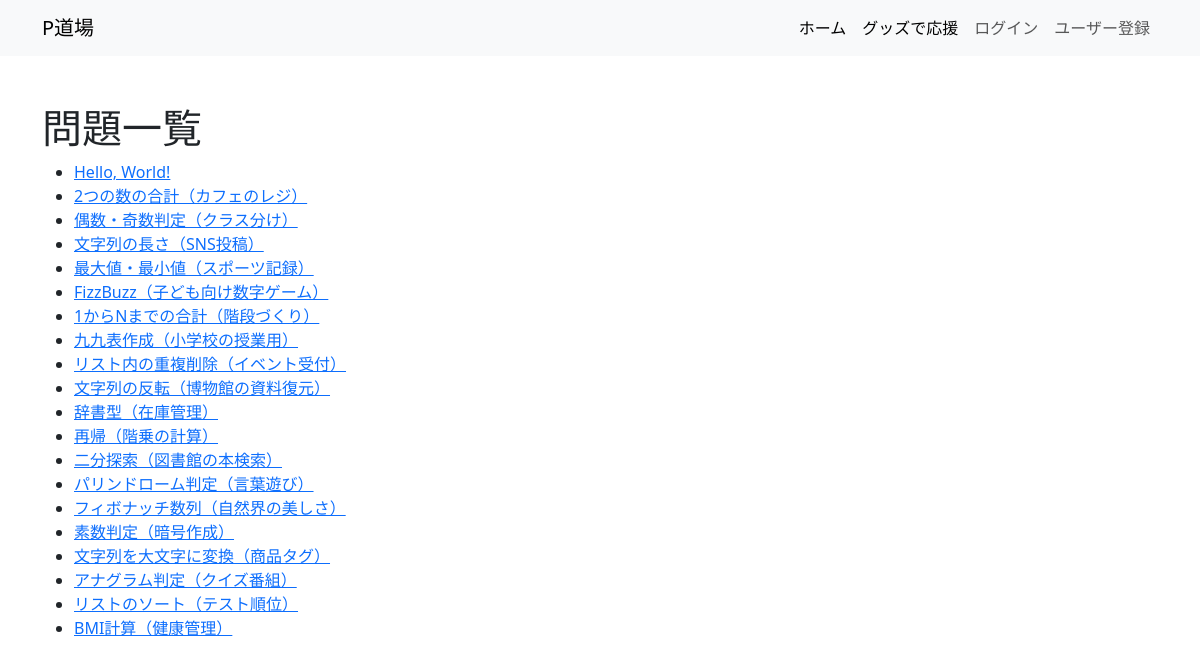
The page /problems on the database its author committed.
### app.py (models this page shows, shortened)
class Problem(db.Model):
    id = db.Column(db.Integer, primary_key=True)
    title = db.Column(db.String(200), nullable=False)
    description = db.Column(db.Text, nullable=False)

### app.py (the view)
@app.route('/problems')
def show_problems():
    all_problems = Problem.query.all()
    return render_template('problems.html', problems=all_problems)

### templates/problems.html (shortened to what this page needs)
<!DOCTYPE html>
<html>
  <head>
    <link
      href="https://cdn.jsdelivr.net/npm/bootstrap@5.3.0/dist/css/bootstrap.min.css"
      rel="stylesheet"
    />
  </head>
  <body>
    <nav class="navbar navbar-expand-lg navbar-light bg-light">
      <div class="container">
        <a class="navbar-brand" href="{{ url_for('index') }}">P道場</a>
        <div class="collapse navbar-collapse" id="navbarNav">
          <ul class="navbar-nav ms-auto">
            <li class="nav-item">
              <a
                class="nav-link active"
                aria-current="page"
                href="{{ url_for('index') }}"
                >ホーム</a
              >
            </li>
            <li class="nav-item">
              <a
                class="nav-link active"
                aria-current="page"
                href="{{ url_for('support') }}"
                >グッズで応援</a
              >
            </li>
            {% if current_user.is_authenticated %}
            <li class="nav-item">
              <a class="nav-link" href="{{ url_for('submissions') }}"
                >提出履歴</a
              >
            </li>
            <li class="nav-item">
              <a class="nav-link" href="{{ url_for('logout') }}">ログアウト</a>
            </li>
            {% else %}
            <li class="nav-item">
              <a class="nav-link" href="{{ url_for('login') }}">ログイン</a>
            </li>
            <li class="nav-item">
              <a class="nav-link" href="{{ url_for('register') }}"
                >ユーザー登録</a
              >
            </li>
            {% endif %}
          </ul>
        </div>
      </div>
    </nav>
    <div class="container my-5">
      <h1>問題一覧</h1>
      <ul>
        {% for p in problems %}
        <li>
          <a href="{{ url_for('problem_detail', problem_id=p.id) }}"
            >{{ p.title }}</a
          >
        </li>
        {% endfor %}
      </ul>
    </div>
  </body>
</html>

### rows shown on the page
Problem: title "Hello, World!"
Problem: title "2つの数の合計（カフェのレジ）"
Problem: title "偶数・奇数判定（クラス分け）"
Problem: title "文字列の長さ（SNS投稿）"
Problem: title "最大値・最小値（スポーツ記録）"
Problem: title "FizzBuzz（子ども向け数字ゲーム）"
Problem: title "1からNまでの合計（階段づくり）"
Problem: title "九九表作成（小学校の授業用）"
Problem: title "リスト内の重複削除（イベント受付）"
Problem: title "文字列の反転（博物館の資料復元）"
Problem: title "辞書型（在庫管理）"
Problem: title "再帰（階乗の計算）"
Problem: title "二分探索（図書館の本検索）"
Problem: title "パリンドローム判定（言葉遊び）"
Problem: title "フィボナッチ数列（自然界の美しさ）"
Problem: title "素数判定（暗号作成）"
Problem: title "文字列を大文字に変換（商品タグ）"
Problem: title "アナグラム判定（クイズ番組）"
Problem: title "リストのソート（テスト順位）"
Problem: title "BMI計算（健康管理）"
